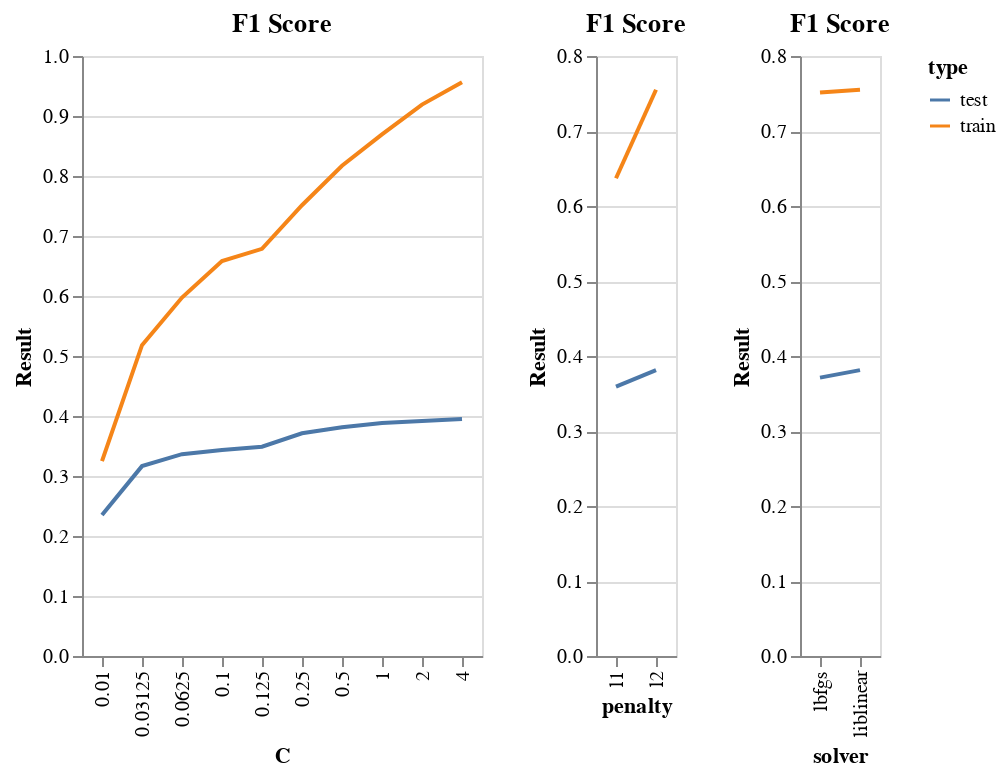

The cell this chart's notebook holds for it:
### Markdown cell above
# Look at some median data for each parameter "all else equal" to get a sense of trends

### Code cell
df = csv_data.copy()
df = df[df.Score=='F1']
#print(df.columns)
df = df.groupby(['type','C',])['Result'].median().reset_index()
#display(df)

chart1 = alt.Chart(df).mark_line().encode(
    x = 'C:O',
    y = 'Result:Q',
    color = 'type:N',
    tooltip = 'C:Q',

).properties(
    title = 'F1 Score'
)


df = csv_data.copy()
df = df[df.Score=='F1']
#print(df.columns)
df = df.groupby(['type','penalty',])['Result'].median().reset_index()
#display(df)

chart2 = alt.Chart(df).mark_line().encode(
    x = 'penalty:O',
    y = 'Result:Q',
    color = 'type:N',
    tooltip = 'penalty:Q',

).properties(
    title = 'F1 Score'
)

df = csv_data.copy()
df = df[df.Score=='F1']
#print(df.columns)
df = df.groupby(['type','solver',])['Result'].median().reset_index()
#display(df)

chart3 = alt.Chart(df).mark_line().encode(
    x = 'solver:O',
    y = 'Result:Q',
    color = 'type:N',
    tooltip = 'solver:Q',

).properties(
    title = 'F1 Score'
)

chart1 | chart2 | chart3

### Figure 1 — Vega-Lite specification as saved in the notebook (floating-point values rounded to 4 significant figures)
{"config": {"view": {"continuousWidth": 400, "continuousHeight": 300}}, "hconcat": [{"data": {"name": "data-596c5c5c12afdcb8083e0a8a4fb2d794"}, "mark": "line", "encoding": {"color": {"field": "type", "type": "nominal"}, "tooltip": {"field": "C", "type": "quantitative"}, "x": {"field": "C", "type": "ordinal"}, "y": {"field": "Result", "type": "quantitative"}}, "title": "F1 Score"}, {"data": {"name": "data-277a3c977053fdd30b1d19b0e972bd03"}, "mark": "line", "encoding": {"color": {"field": "type", "type": "nominal"}, "tooltip": {"field": "penalty", "type": "quantitative"}, "x": {"field": "penalty", "type": "ordinal"}, "y": {"field": "Result", "type": "quantitative"}}, "title": "F1 Score"}, {"data": {"name": "data-17c574c692bcd836a9b659e5bc0f65e3"}, "mark": "line", "encoding": {"color": {"field": "type", "type": "nominal"}, "tooltip": {"field": "solver", "type": "quantitative"}, "x": {"field": "solver", "type": "ordinal"}, "y": {"field": "Result", "type": "quantitative"}}, "title": "F1 Score"}], "$schema": "https://vega.github.io/schema/vega-lite/v4.17.0.json", "datasets": {"data-596c5c5c12afdcb8083e0a8a4fb2d794": [{"type": "test", "C": 0.01, "Result": 0.235}, {"type": "test", "C": 0.03125, "Result": 0.3165}, {"type": "test", "C": 0.0625, "Result": 0.3364}, {"type": "test", "C": 0.1, "Result": 0.3432}, {"type": "test", "C": 0.125, "Result": 0.3487}, {"type": "test", "C": 0.25, "Result": 0.3712}, {"type": "test", "C": 0.5, "Result": 0.3812}, {"type": "test", "C": 1.0, "Result": 0.3884}, {"type": "test", "C": 2.0, "Result": 0.3915}, {"type": "test", "C": 4.0, "Result": 0.3951}, {"type": "train", "C": 0.01, "Result": 0.325}, {"type": "train", "C": 0.03125, "Result": 0.5181}, {"type": "train", "C": 0.0625, "Result": 0.5974}, {"type": "train", "C": 0.1, "Result": 0.6581}, {"type": "train", "C": 0.125, "Result": 0.6787}, {"type": "train", "C": 0.25, "Result": 0.7512}, {"type": "train", "C": 0.5, "Result": 0.8171}, {"type": "train", "C": 1.0, "Result": 0.8693}, {"type": "train", "C": 2.0, "Result": 0.919}, {"type": "train", "C": 4.0, "Result": 0.9563}], "data-277a3c977053fdd30b1d19b0e972bd03": [{"type": "test", "penalty": "l1", "Result": 0.3591}, {"type": "test", "penalty": "l2", "Result": 0.3812}, {"type": "train", "penalty": "l1", "Result": 0.6369}, {"type": "train", "penalty": "l2", "Result": 0.755}], "data-17c574c692bcd836a9b659e5bc0f65e3": [{"type": "test", "solver": "lbfgs", "Result": 0.3712}, {"type": "test", "solver": "liblinear", "Result": 0.3812}, {"type": "train", "solver": "lbfgs", "Result": 0.7512}, {"type": "train", "solver": "liblinear", "Result": 0.755}]}}
